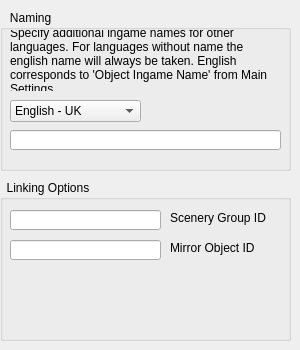
        <widget class="QWidget" name="tab_names">
         <property name="toolTip">
          <string>Naming</string>
         </property>
         <attribute name="title">
          <string>Names and Misc.</string>
         </attribute>
         <widget class="QGroupBox" name="groupBox">
          <property name="geometry">
           <rect>
            <x>0</x>
            <y>10</y>
            <width>291</width>
            <height>161</height>
           </rect>
          </property>
          <property name="title">
           <string>   Naming</string>
          </property>
          <property name="flat">
           <bool>true</bool>
          </property>
          <widget class="QLineEdit" name="lineEdit_nameInput">
           <property name="geometry">
            <rect>
             <x>10</x>
             <y>120</y>
             <width>271</width>
             <height>20</height>
            </rect>
           </property>
           <property name="toolTip">
            <string notr="true">&lt;html&gt;&lt;head/&gt;&lt;body&gt;&lt;p&gt;The name your object will appear ingame. Consider the naming guide.&lt;/p&gt;&lt;p&gt;&lt;br/&gt;&lt;/p&gt;&lt;/body&gt;&lt;/html&gt;</string>
           </property>
          </widget>
          <widget class="QLabel" name="label_nameExplanation">
           <property name="geometry">
            <rect>
             <x>10</x>
             <y>20</y>
             <width>271</width>
             <height>61</height>
            </rect>
           </property>
           <property name="text">
            <string>Specify additional ingame names for other languages. For languages without name the english name will always be taken. English corresponds to 'Object Ingame Name' from Main Settings.</string>
           </property>
           <property name="wordWrap">
            <bool>true</bool>
           </property>
          </widget>
          <widget class="QComboBox" name="comboBox_languageSelect">
           <property name="geometry">
            <rect>
             <x>10</x>
             <y>90</y>
             <width>131</width>
             <height>22</height>
            </rect>
           </property>
           <item>
            <property name="text">
             <string>English - UK</string>
            </property>
           </item>
           <item>
            <property name="text">
             <string>English - US</string>
            </property>
           </item>
           <item>
            <property name="text">
             <string>French</string>
            </property>
           </item>
           <item>
            <property name="text">
             <string>German</string>
            </property>
           </item>
           <item>
            <property name="text">
             <string>Spanish</string>
            </property>
           </item>
           <item>
            <property name="text">
             <string>Italian</string>
            </property>
           </item>
           <item>
            <property name="text">
             <string>Dutch</string>
            </property>
           </item>
           <item>
            <property name="text">
             <string>Swedish</string>
            </property>
           </item>
           <item>
            <property name="text">
             <string>Japanese</string>
            </property>
           </item>
           <item>
            <property name="text">
             <string>Korean</string>
            </property>
           </item>
           <item>
            <property name="text">
             <string>Chinese - China</string>
            </property>
           </item>
           <item>
            <property name="text">
             <string>Chinese - Taiwan</string>
            </property>
           </item>
           <item>
            <property name="text">
             <string>Polish</string>
            </property>
           </item>
           <item>
            <property name="text">
             <string>Portuguese</string>
            </property>
           </item>
           <item>
            <property name="text">
             <string>Czech</string>
            </property>
           </item>
           <item>
            <property name="text">
             <string>Russian</string>
            </property>
           </item>
           <item>
            <property name="text">
             <string>Esperanto</string>
            </property>
           </item>
          </widget>
         </widget>
         <widget class="QGroupBox" name="groupBox_2">
          <property name="geometry">
           <rect>
            <x>0</x>
            <y>180</y>
            <width>291</width>
            <height>161</height>
           </rect>
          </property>
          <property name="title">
           <string>  Linking Options</string>
          </property>
          <property name="flat">
           <bool>true</bool>
          </property>
          <widget class="QLabel" name="label_3">
           <property name="geometry">
            <rect>
             <x>170</x>
             <y>30</y>
             <width>101</width>
             <height>16</height>
            </rect>
           </property>
           <property name="text">
            <string>Scenery Group ID</string>
           </property>
          </widget>
          <widget class="QLineEdit" name="lineEdit_sceneryGroupID">
           <property name="geometry">
            <rect>
             <x>10</x>
             <y>30</y>
             <width>151</width>
             <height>20</height>
            </rect>
           </property>
           <property name="toolTip">
            <string>&lt;html&gt;&lt;head/&gt;&lt;body&gt;&lt;p&gt;Enter ID of a scenery group such that this object gets added to it automatically.&lt;/p&gt;&lt;/body&gt;&lt;/html&gt;</string>
           </property>
          </widget>
          <widget class="QLabel" name="label_4">
           <property name="geometry">
            <rect>
             <x>170</x>
             <y>60</y>
             <width>101</width>
             <height>16</height>
            </rect>
           </property>
           <property name="text">
            <string>Mirror Object ID</string>
           </property>
          </widget>
          <widget class="QLineEdit" name="lineEdit_mirrorID">
           <property name="geometry">
            <rect>
             <x>10</x>
             <y>60</y>
             <width>151</width>
             <height>20</height>
            </rect>
           </property>
           <property name="toolTip">
            <string>Enter ID of a mirror version of the current object for future support of correct mirroring behaviour.</string>
           </property>
          </widget>
         </widget>
         <zorder>groupBox_2</zorder>
         <zorder>groupBox</zorder>
        </widget>
